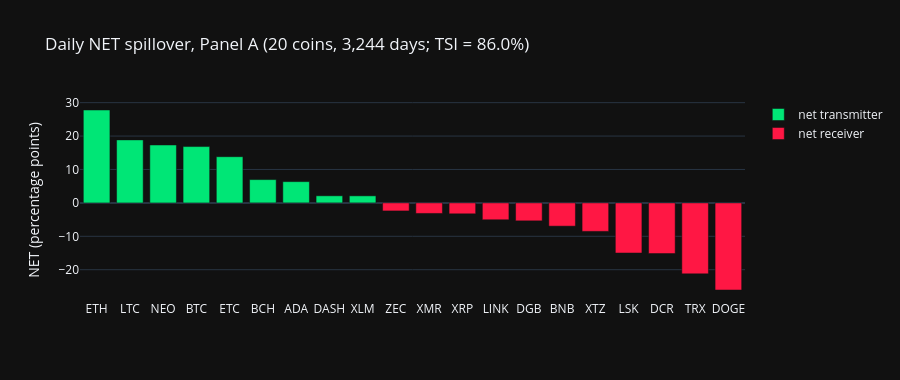

The notebook cell saved with this chart:
### Markdown cell above
### 2b. Daily cross-check (moved from `03_statistical_spillover_baseline`)

The corrected daily Diebold–Yilmaz analysis: Panel A, the 20 coins with complete daily data from 2017-11-09, VAR on
raw daily log returns, 10-day horizon. At daily frequency there is time for lagged effects, so this is where the
spillover *direction* has more content.

### Code cell
from cryptograph.analysis import VARSpilloverBaseline

panel_d = torch.load("../data/processed/v1/panel.pt", weights_only=False)
close_d = pd.read_parquet("../data/interim/master.parquet")["close"].unstack("coin")
panel_a = [c for c, a in zip(panel_d["coins"], panel_d["panel_A"]) if a]
ret_d = np.log(close_d[panel_a]).diff().loc["2017-11-09":].dropna()
baseline = VARSpilloverBaseline(maxlags=2, forecast_horizon=10).fit(ret_d)
dy_d = baseline.compute_spillover_table()
net_d = dy_d["net_spillover"].sort_values(ascending=False)
fig = px.bar(x=net_d.index, y=net_d.values, color=np.where(net_d.values > 0, "net transmitter", "net receiver"),
             color_discrete_map={"net transmitter": "#00e676", "net receiver": "#ff1744"},
             labels={"x": "", "y": "NET (percentage points)", "color": ""},
             title=f"Daily NET spillover, Panel A ({len(panel_a)} coins, {len(ret_d):,} days; TSI = {dy_d['total_spillover_index']:.1f}%)")
fig.update_layout(height=380)
fig.show()
both = sorted(set(net_d.index) & set(rk["coin"]))
rho_d = pd.Series(net_d[both]).corr(rk.set_index("coin").loc[both, "dy_net"], method="spearman")
print(f"Coins in both: {', '.join(both)} → Spearman ρ between the daily and hourly NET rankings: {rho_d:.2f}")

### Figure 1 — Plotly figure (JSON) as saved in the notebook; plotly's stock layout.template omitted (floating-point values rounded to 4 significant figures)
{"data": [{"hovertemplate": "=%{x}<br>NET (percentage points)=%{y}<extra></extra>", "legendgroup": "net transmitter", "marker": {"color": "#00e676", "pattern": {"shape": ""}}, "name": "net transmitter", "orientation": "v", "showlegend": true, "textposition": "auto", "type": "bar", "x": ["ETH", "LTC", "NEO", "BTC", "ETC", "BCH", "ADA", "DASH", "XLM"], "xaxis": "x", "y": [27.8, 18.86, 17.33, 16.86, 13.83, 6.97, 6.358, 2.118, 2.107], "yaxis": "y"}, {"hovertemplate": "=%{x}<br>NET (percentage points)=%{y}<extra></extra>", "legendgroup": "net receiver", "marker": {"color": "#ff1744", "pattern": {"shape": ""}}, "name": "net receiver", "orientation": "v", "showlegend": true, "textposition": "auto", "type": "bar", "x": ["ZEC", "XMR", "XRP", "LINK", "DGB", "BNB", "XTZ", "LSK", "DCR", "TRX", "DOGE"], "xaxis": "x", "y": [-2.405, -3.156, -3.266, -5.051, -5.374, -6.958, -8.531, -15.01, -15.17, -21.25, -26.07], "yaxis": "y"}], "layout": {"barmode": "relative", "height": 380, "legend": {"title": {"text": ""}, "tracegroupgap": 0}, "title": {"text": "Daily NET spillover, Panel A (20 coins, 3,244 days; TSI = 86.0%)"}, "xaxis": {"anchor": "y", "domain": [0.0, 1.0], "title": {"text": ""}}, "yaxis": {"anchor": "x", "domain": [0.0, 1.0], "title": {"text": "NET (percentage points)"}}}}
